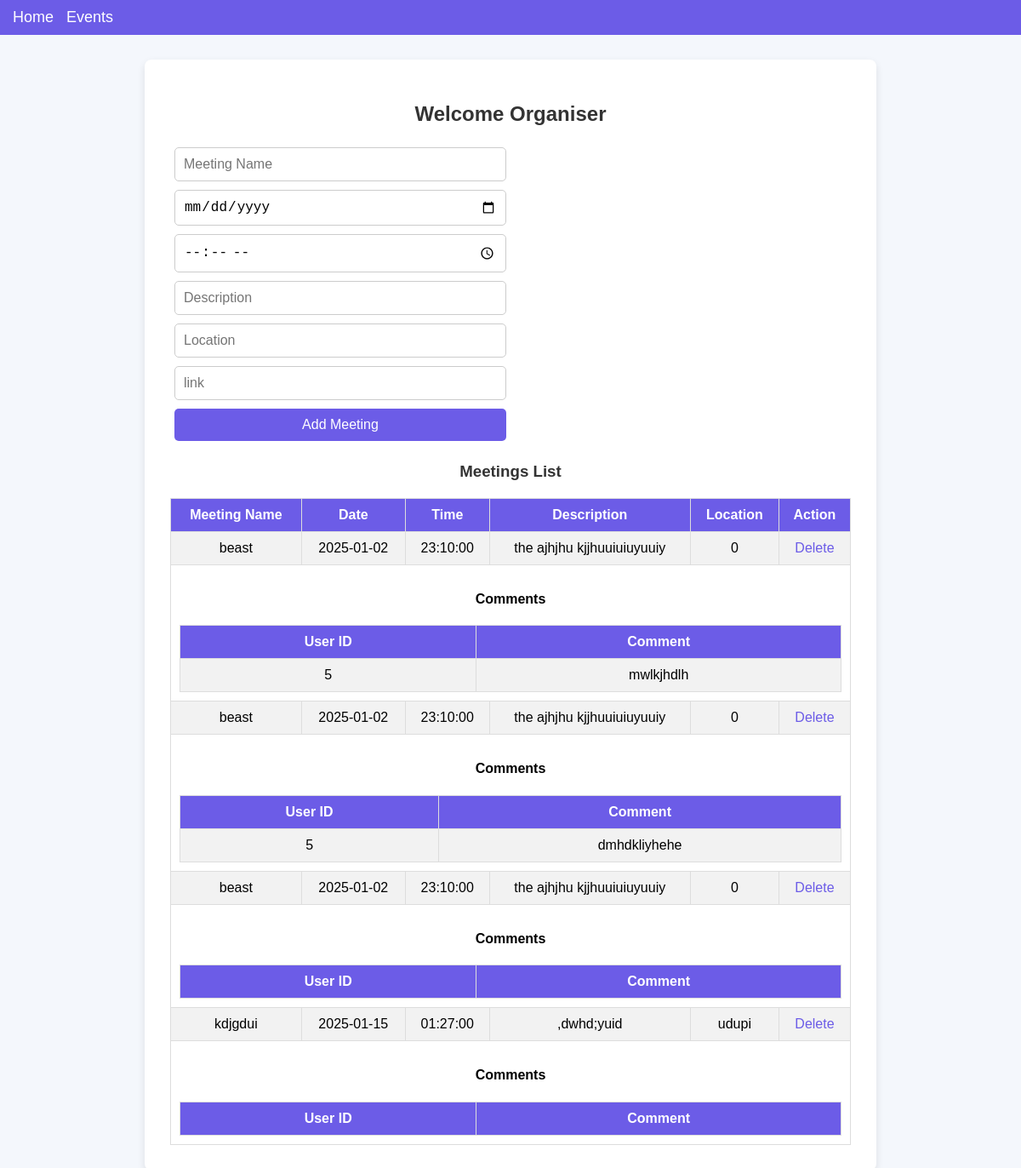
/admin_dashboard.php (signed in), run on the app's committed database.
### tables this page shows
CREATE TABLE `meetings` (
  `meeting_id` int(12) NOT NULL,
  `meeting_name` varchar(30) NOT NULL,
  `meeting_date` date NOT NULL,
  `meeting_time` time NOT NULL,
  `des` varchar(100) NOT NULL,
  `location` varchar(40) NOT NULL,
  `link` varchar(500) NOT NULL
);

CREATE TABLE `comments` (
  `comment_id` int(12) NOT NULL,
  `user_id` int(12) NOT NULL,
  `meeting_id` int(11) NOT NULL,
  `comment_text` varchar(100) NOT NULL
);

### admin_dashboard.php (the view, shortened to what this page needs)
<?php
include('db_connection.php');
$sql = "SELECT * FROM meetings";
$result = mysqli_query($conn, $sql);
?>
<!DOCTYPE html>
<html lang="en">
<head>
</head>
<body>
<nav>
        <a href="index.php">Home</a>
        <a href="calendar.php">Events</a>
    </nav>
    <div class="container">
        <h2>Welcome Organiser</h2>
        <form method="POST">
            <input type="text" name="meeting_name" placeholder="Meeting Name" required>
            <input type="date" name="meeting_date" required>
            <input type="time" name="meeting_time" required>
            <input type="text" name="des" placeholder="Description" required>
            <input type="text" name="location" placeholder="Location" required>
            <input type="text" name="link" placeholder="link" required>
            <button type="submit" name="add_meeting">Add Meeting</button>
        </form>
        <h3>Meetings List</h3>
        <table>
            <tr>
                <th>Meeting Name</th>
                <th>Date</th>
                <th>Time</th>
                <th>Description</th>
                <th>Location</th>
                <th>Action</th>
            </tr>
            <?php while ($row = mysqli_fetch_assoc($result)) { ?>
                <tr>
                    <td><?= htmlspecialchars($row['meeting_name']) ?></td>
                    <td><?= htmlspecialchars($row['meeting_date']) ?></td>
                    <td><?= htmlspecialchars($row['meeting_time']) ?></td>
                    <td><?= htmlspecialchars($row['des']) ?></td>
                    <td><?= htmlspecialchars($row['location']) ?></td>
                    <td><a href="delete_meeting.php?id=<?= $row['meeting_id'] ?>">Delete</a></td>
                </tr>
                <?php
                    $meeting_id = $row['meeting_id'];
                    $comment_sql = "SELECT * FROM comments WHERE meeting_id = $meeting_id";
                    $comment_result = mysqli_query($conn, $comment_sql);
                ?>
                <tr>
                    <td colspan="6">
                        <h4>Comments</h4>
                        <table>
                            <tr>
                                <th>User ID</th>
                                <th>Comment</th>
                            </tr>
                            <?php while ($comment_row = mysqli_fetch_assoc($comment_result)) { ?>
                                <tr>
                                    <td><?= htmlspecialchars($comment_row['user_id']) ?></td>
                                    <td><?= htmlspecialchars($comment_row['comment_text']) ?></td>
                                </tr>
                            <?php } ?>
                        </table>
                    </td>
                </tr>
            <?php } ?>
        </table>
    </div>
</body>
</html>

### admin_dashboard.php (style rules this page uses)
body { font-family: Arial, sans-serif; background-color: #f4f7fc; margin: 0; padding: 0; display: flex; justify-content: center; align-items: center; flex-direction: column; }
nav { width: 100%; background-color: #6c5ce7; padding: 10px 0; position: fixed; top: 0; left: 0; display: flex; align-items: center; }
nav a { color: white; text-decoration: none; font-size: 18px; margin-left: 15px; }
.container { background-color: #ffffff; padding: 30px; border-radius: 8px; box-shadow: 0 4px 10px rgba(0, 0, 0, 0.1); width: 90%; max-width: 800px; margin-top: 70px; }
h2, h3 { text-align: center; color: #333; }
form { margin-bottom: 20px; }
form input, form button { width: calc(50% - 10px); margin: 5px; padding: 10px; font-size: 16px; border: 1px solid #ccc; border-radius: 5px; box-sizing: border-box; }
form button { background-color: #6c5ce7; color: #fff; border: none; cursor: pointer; }
table { width: 100%; border-collapse: collapse; margin-top: 20px; }
table th, table td { border: 1px solid #ddd; padding: 10px; text-align: center; }
table th { background-color: #6c5ce7; color: white; }
table tr:nth-child(even) { background-color: #f2f2f2; }
table a { color: #6c5ce7; text-decoration: none; }

### data on the page
meetings: meeting_name "beast", meeting_date "2025-01-02", meeting_time "23:10:00", des "the ajhjhu kjjhuuiuiuyuuiy", location "0"
comments: user "5", comment_text "mwlkjhdlh"
meetings: meeting_name "beast", meeting_date "2025-01-02", meeting_time "23:10:00", des "the ajhjhu kjjhuuiuiuyuuiy", location "0"
comments: user "5", comment_text "dmhdkliyhehe"
meetings: meeting_name "beast", meeting_date "2025-01-02", meeting_time "23:10:00", des "the ajhjhu kjjhuuiuiuyuuiy", location "0"
meetings: meeting_name "kdjgdui", meeting_date "2025-01-15", meeting_time "01:27:00", des ",dwhd;yuid", location "udupi"
